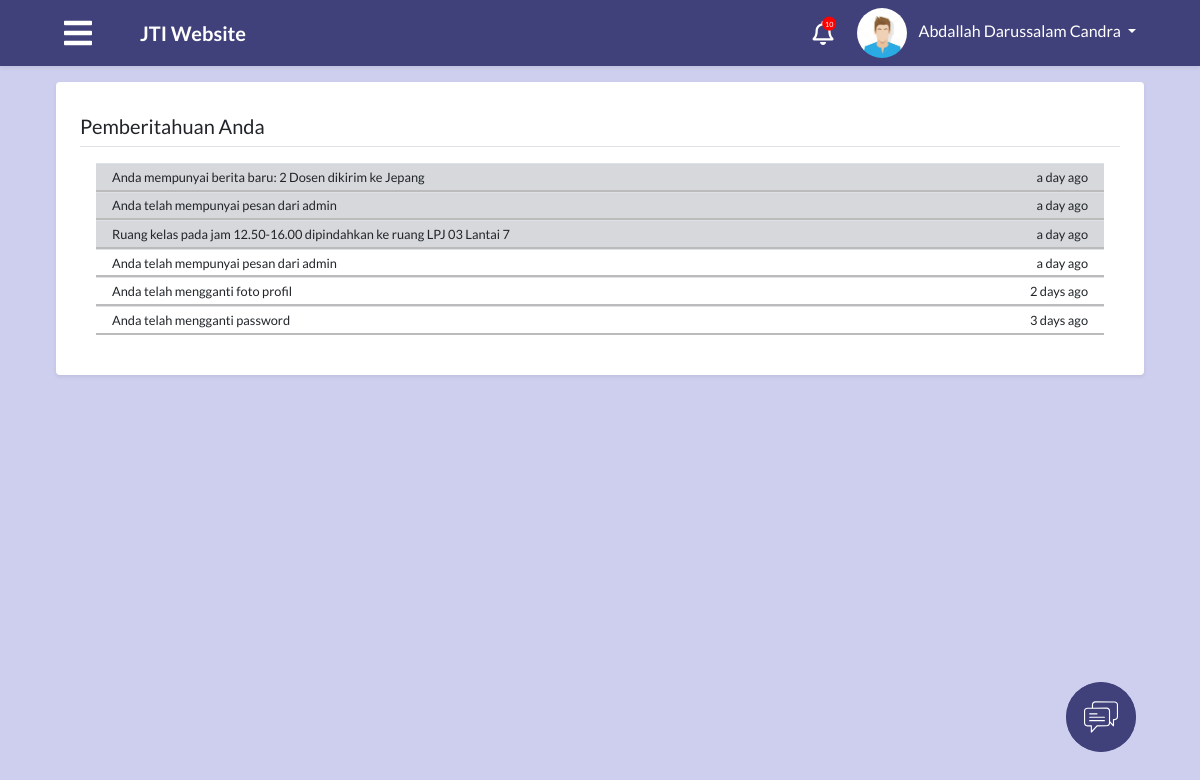
Page /module/index.php?module=notifikasi (signed in) on the committed database.
### tables this page shows
CREATE TABLE `tabel_mahasiswa` (
  `id_mahasiswa` int(30) NOT NULL,
  `id_prodi` int(30) NOT NULL,
  `id_kelas` int(30) NOT NULL,
  `id_semester` int(11) NOT NULL,
  `nim` varchar(50) NOT NULL,
  `nama` varchar(100) NOT NULL,
  `alamat` varchar(250) DEFAULT NULL,
  `jenis_kelamin` enum('laki-laki','perempuan') NOT NULL,
  `tempat_lahir` varchar(50) DEFAULT NULL,
  `tanggal_lahir` date DEFAULT NULL,
  `foto` text,
  `waktu_edit` datetime DEFAULT NULL,
  `id_user` int(11) NOT NULL,
  `waktu_tambah` timestamp NOT NULL DEFAULT CURRENT_TIMESTAMP
);

CREATE TABLE `tabel_notifikasi` (
  `id_notifikasi` int(30) NOT NULL,
  `isi` text NOT NULL,
  `waktu` timestamp NOT NULL DEFAULT CURRENT_TIMESTAMP,
  `status_dibaca` enum('sudah','belum') NOT NULL,
  `id_user` int(30) NOT NULL
);

### process/proses_notifikasi.php (called while the page is built, shortened)
<?php
function notifikasi($con, $idUser) {
  $notifikasi = "select * from tabel_notifikasi where id_user = '$idUser' order by waktu DESC";
  $resultNotifikasi = mysqli_query($con, $notifikasi);
  return $resultNotifikasi;
}
?>

### module/notifikasi.php (the view, shortened to what this page needs)
<?php
include "../config/connection.php";
include "../process/proses_notifikasi.php";
?>
<main role="main" class="container-fluid">
  <?php
    $result = notifikasi($con, $idUser);
    if(mysqli_num_rows($result) == 0) {
  ?>
  <div class="row">
    <div class="col-md-12 p-0">
      <div class="m-2 p-4 bg-white shadow-sm rounded">
          <h5 class="border-bottom border-gray py-2">Pemberitahuan Anda</h5>
          <div class="mt-5 mb-3 w-100 d-flex flex-column align-items-center">
            <span class="far fa-bell fa-5x text-secondary"></span>
            <p class="mt-3">
              Tidak ada notifikasi yang tersedia
            </p>
          </div>
      </div>
    </div>
  </div>
  <?php
    } else {
  ?>
  <div class="row">
    <div class="col-md-12 p-0">
      <div class="m-2 p-4 bg-white shadow-sm rounded">
          <h5 class="border-bottom border-gray py-2">Pemberitahuan Anda</h5>
          <div class="mt-3 px-3 w-100 d-flex flex-column align-items-center">
            <table class="table table-sm small table-hover">
              <?php
                while($row=mysqli_fetch_assoc($result)) {
              ?>
              <tr class='baca-notifikasi' data-href='../process/proses_notifikasi.php?module=notifikasi&act=baca&id=<?=$row['id_notifikasi']?>'>
                <?php
                  if ($row['status_dibaca'] == 'belum') {
                ?>
                <td class="d-flex px-3 table-secondary">
                <?php
                  } else {
                ?>
                <td class="d-flex px-3">
                <?php
                  }
                ?>
                  <?=$row['isi']?>
                  <span class="ml-auto">
                  </span>
                </td>
              </tr>
              <?php
                }
              ?>
            </table>
          </div>
      </div>
    </div>
  </div>
  <?php
    }
  ?>
</main>

### module/index.php (shortened to what this page needs)
<?php
include "../process/proses_modalPengaturan.php";
$level = $_SESSION['level'];
$idUser = $_SESSION['id'];
?>
<?php
switch ($level) {
  case 'mahasiswa':
    $queryUser = "SELECT a.*, b.* FROM tabel_user a, tabel_mahasiswa b WHERE a.id_user=$idUser and a.id_user=b.id_user";
    $resultUser = mysqli_query($con, $queryUser);
    $rowUser = mysqli_fetch_assoc($resultUser);
    $namaUser = $rowUser["nama"];
    break;
}
?>
<!DOCTYPE html>
<html>
<head>
  <?php
  include "../config/styles.php";
  ?>
</head>
<body>
    <nav class="app-navbar navbar navbar-expand-md navbar-dark bg-blue shadow-sm sticky-top mb-2">
      <?php
      if ($level == "admin") {
        ?>
        <a class="ml-5 mr-5" id="navigation-admin-btn"> <i class="fas fa-bars text-white burger-icon"></i></a>
      <?php
    } else {
      ?>
        <a class="ml-5 mr-5" id="navigation-btn"> <i class="fas fa-bars text-white burger-icon"></i></a>
      <?php
    }
    ?>
      <a class="navbar-brand " href="index.php?module=home"><b>JTI Website</b></a>
      <div class="collapse navbar-collapse" id="navbarCollapse">
        <i class="notification-icon text-white far fa-bell" onclick="location.href='index.php?module=notifikasi';">
          <span class="fas fa-circle notification-bubble"></span>
          <span class="notification-bubble-num">10</span>
        </i>
        <div class="dropdown mr-5">
          <img class="dropdown-toggle nav-profile-photo ml-4 " src="../attachment/img/<?php echo ($rowUser['foto'] == null)? 'avatar.jpeg' : $rowUser['foto'] ; ?>" data-toggle="dropdown" aria-haspopup="true" aria-expanded="false" style="width:50px;height:50px;border-radius:50%;">
          <a href="#" class="dropdown-toggle ml-2 profile-link" id="dropdownMenuButton" data-toggle="dropdown" aria-haspopup="true" aria-expanded="false"><?php echo ($namaUser); ?>&nbsp;<b class="caret"></b></a>
        </div>
      </div>
    </nav>
    <div class="container-fluid px-5">
      <?php
      $module = $_GET["module"];
      if ($level == "mahasiswa") {
        switch ($module) {
          case "notifikasi":
            include "notifikasi.php";
            break;
        }
      } else if ($level == "dosen") {
        switch ($module) {
          case "home":
            include "dosen/home.php";
            break;
          case "kompenAbsen":
            include "dosen/dosenKompen.php";
            break;
          case "notifikasi":
            include "notifikasi.php";
            break;
          default:
            include "404.php";
        }
      } else if ($level == "admin") {
        switch ($module) {
          case "home":
            include "admin/home.php";
            break;
          case "ruang":
            include "admin/ruang/ruangan.php";
            break;
          case "khs":
            include "admin/khs/khs.php";
            break;
          case "khsLihat":
            include "admin/khs/khsLihat.php";
            break;
          case "dataDosen":
            include "admin/dosen/dataDosen.php";
            break;
          case "dataMahasiswa":
            include "admin/mahasiswa/dataMahasiswa.php";
            break;
          case "mataKuliah":
            include "admin/matakuliah/mataKuliah.php";
            break;
          case "krs":
            include "admin/krs/krsAdmin.php";
            break;
          case "krsPerKelas":
            include "admin/krs/krsPerKelas.php";
            break;
          case "dataJadwalKuliah":
            include "admin/jadwal/dataJadwalKuliah.php";
            break;
          case "beasiswa":
            include "admin/mahasiswa/beasiswa.php";
            break;
          case "eComplain":
            include "admin/eComplain/eComplain.php";
            break;
          case "beritaPengumuman":
            include "admin/berita/beritaPengumuman.php";
            break;
          case "kuisioner":
            include "admin/kuisioner/kuisioner.php";
            break;
          case "kriteriaKuisioner":
            include "admin/kuisioner/kriteriaKuisioner.php";
            break;
          case "absenKompen":
            include "admin/absen & kompen/absenKompen.php";
            break;
          case "kelas":
            include "admin/kelas/kelas.php";
            break;
          case "notifikasi":
            include "notifikasi.php";
            break;
          default:
            include "404.php";
        }
      }
      if ($level != "admin") {
        ?>
        <img id="toggleChat" src="../img/Chat.svg" alt="chat" class="chat-bubble">
      <?php
    }
    ?>
    </div>
</body>
</html>

### css/style.css (style rules this page uses)
* { font-family: "Lato"; }
body, html { margin: 0; padding: 0; }
body { background-color: #ceceef !important; }
.app-navbar { z-index: 0; }
.burger-icon { font-size: 2em; }
.notification-icon { font-size: 1.5em; position: relative; cursor: pointer; }
.notification-bubble { position: absolute; font-size: 0.6em; top: -4px; color: red; right: -3px; }
.notification-bubble-num { position: absolute; font-size: 0.3em; top: 0px; color: #ffffff; right: 0px; }
.profile-link:link { color: #ffffff; text-decoration: none; }
.profile-link { color: #ffffff; text-decoration: none; }
.nav-profile-photo { width: 2.5em; border-radius: 50%; }
.app-navbar { z-index: 1; }
.bg-blue { background-color: #40407a; }
#navigation-btn, #navigation-admin-btn, .pointer { cursor: pointer; }
.chat-bubble { cursor: pointer; position: fixed; bottom: 3em; right: 4em; background: #40407a; width: 4.4em; height: 4.4em; border-radius: 50%; display: flex; justify-content: center; align-items: center; }

### css/login.css (style rules this page uses)
body { padding-top: 0 !important; }

### css/notifikasi.css (style rules this page uses)
td { border-top: 2px solid rgb(187, 187, 187); border-bottom: 2px solid rgb(187, 187, 187); }

### rows in the picture
tabel_mahasiswa: nama "Abdallah Darussalam Candra"
tabel_notifikasi: isi "Anda mempunyai berita baru: 2 Dosen dikirim ke Jepang"
tabel_notifikasi: isi "Anda telah mempunyai pesan dari admin"
tabel_notifikasi: isi "Ruang kelas pada jam 12.50-16.00 dipindahkan ke ruang LPJ 03 Lantai 7"
tabel_notifikasi: isi "Anda telah mempunyai pesan dari admin"
tabel_notifikasi: isi "Anda telah mengganti foto profil"
tabel_notifikasi: isi "Anda telah mengganti password"
